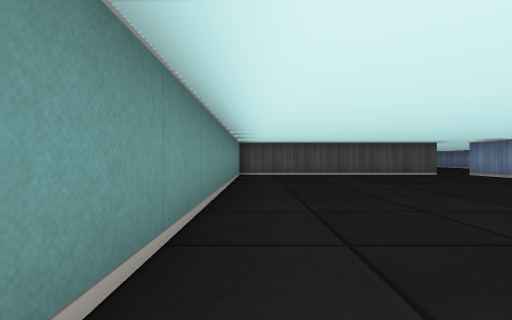
View 1 (above)

21 first-person views from a walk through a cub3D maze. The camera is about half as high as the walls, looks level and sees 85° across. The floor is counted in squares. Each view is taken from the middle of a square. On the plan, view 1 faces up. The plan holds only what a view shows up to about 9 squares ahead; the rest is blank. The place goes on beyond the plan.

View 2
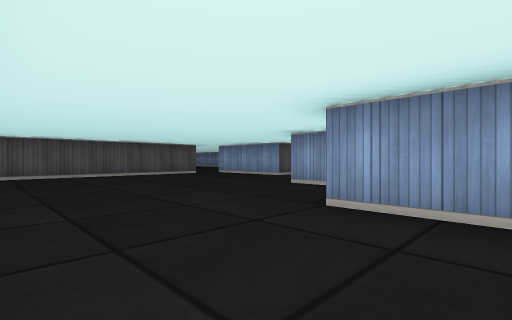

View 3
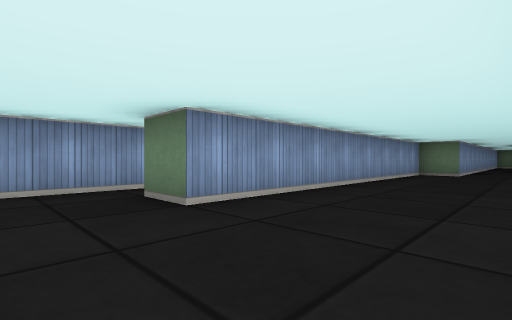

View 4
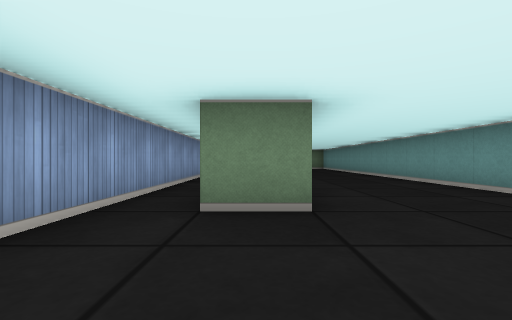

View 5
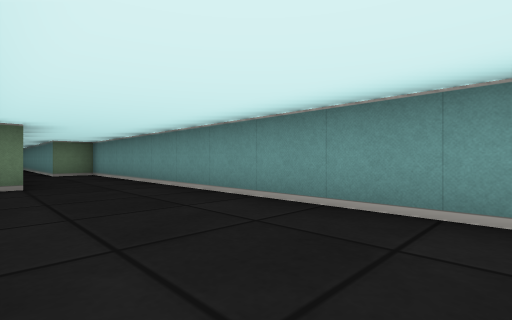

View 6
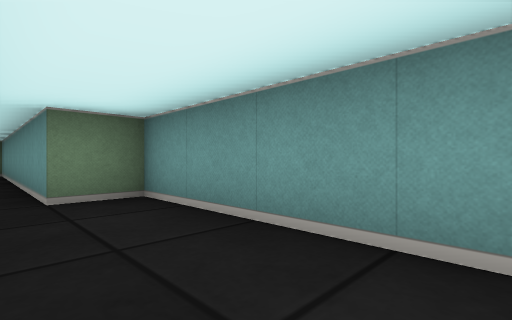

View 7
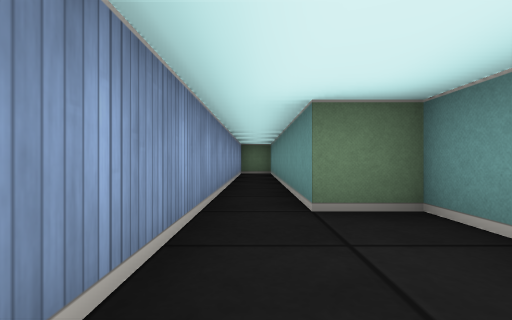

View 8
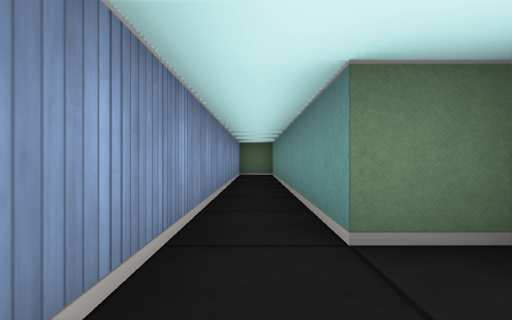

View 9
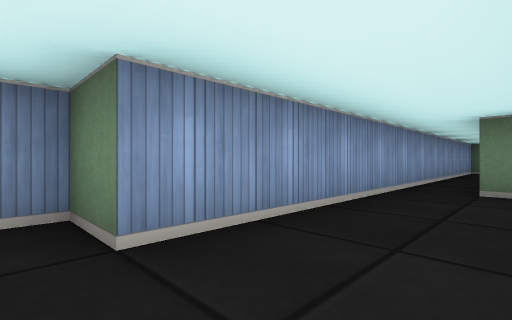

View 10
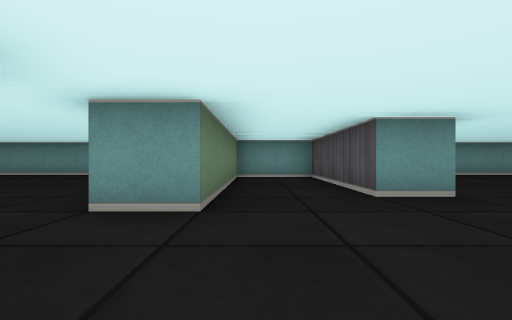

View 11
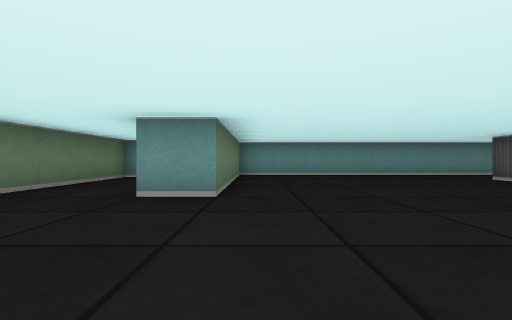

View 12
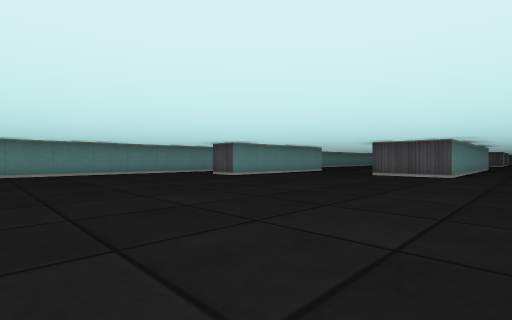

View 13
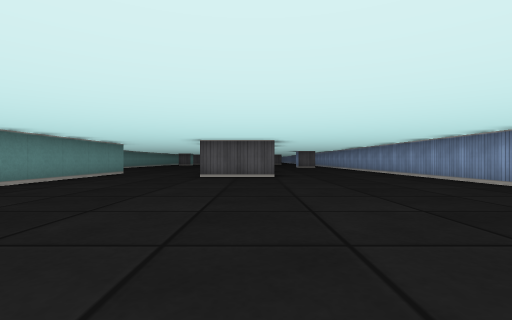

View 14
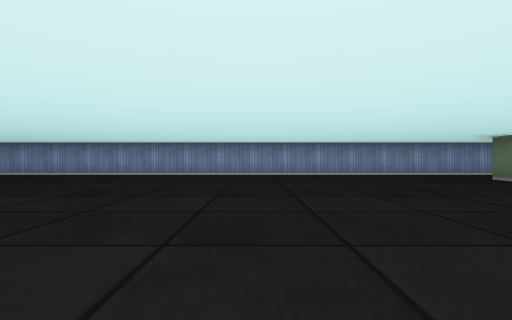

View 15
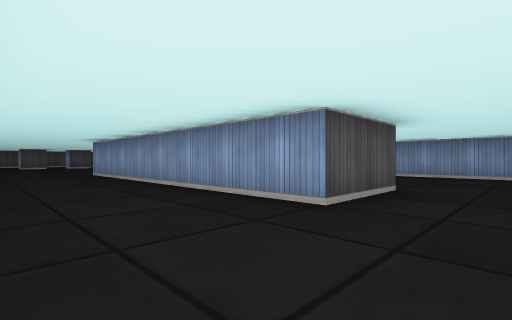

View 16
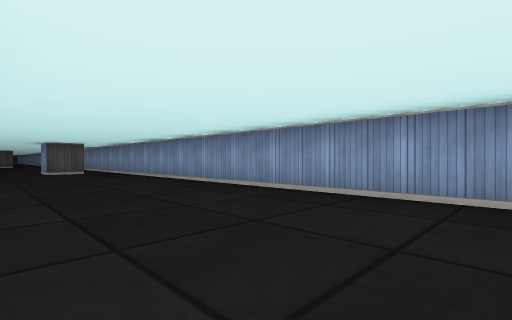

View 17
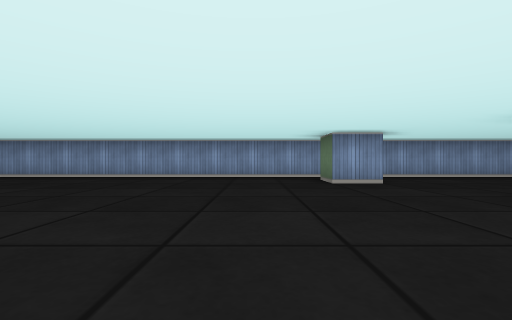

View 18
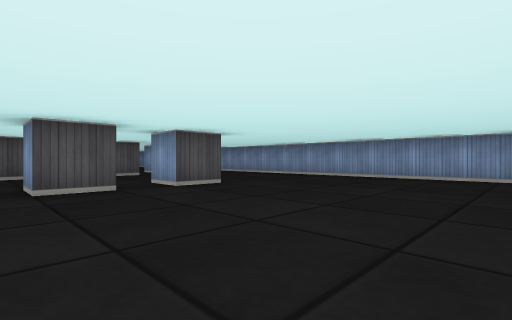

View 19
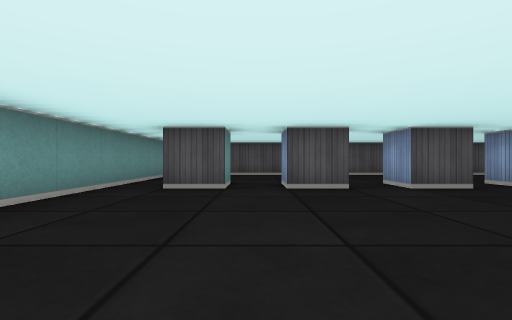

View 20
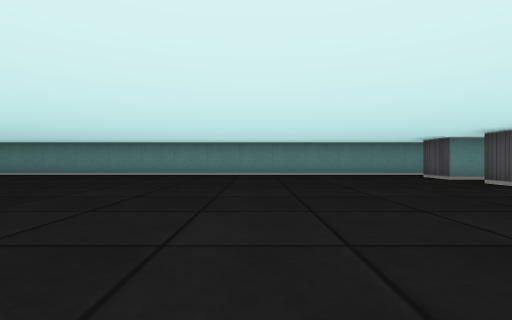

View 21
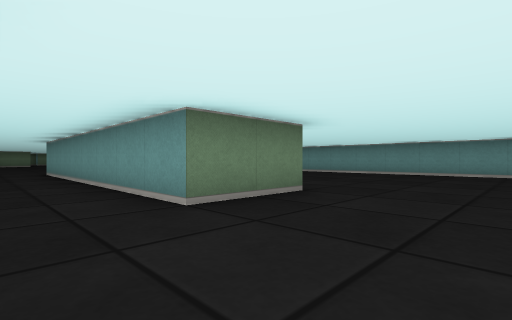

### Floor plan
Points are (right, up) in squares from view 1. A wall is a line through its corners. A room is listed if a view was taken in it or the views show most of it. See-through windows are left out.
Room 1 (views 1, 2, 3, 4, 5, 6, 7, 8, 9)
walls: (4.5, -3.4) (4.5, 3.5); (6.5, 5.5) (6.5, 8.5); (5.5, 8.5) (-0.5, 8.5) (-0.5, -10.5) (0.5, -10.5) (0.5, -17.5) (1.5, -17.5) (1.5, -6.5) (2.5, -6.5) (2.5, 1.5) (3.5, 1.5)
ways out: opening at (6, 9) to room 2
Room 2 (views 10, 11, 12, 13, 14, 15, 16, 17, 18, 19, 20, 21)
walls: (5.5, 29.5) (7.5, 29.5) (7.5, 21.5) (5.5, 21.5) (5.5, 29.5); (2.5, 23) (2.5, 18.5) (1.5, 18.5); (10.2, 30.5) (9.5, 30.5) (9.5, 31.5) (10.5, 31.5); (-0.5, 20.2) (-0.5, 12.5) (4.5, 12.5) (4.5, 11.5) (0.5, 11.5) (0.5, 9.5) (5.5, 9.5) (5.5, 8.5); (11.5, 31.2) (11.5, 39.9); (5.6, 37.5) (4.5, 37.5) (4.5, 38.5); (3.5, 37.5) (2.5, 37.5) (2.5, 38.4); (7.5, 37.5) (6.5, 37.5) (6.5, 38.5); (1.5, 38.5) (1.5, 37.5) (0.5, 37.5); (-0.5, 40.5) (-0.5, 25.1); (2.9, 41.5) (1.2, 41.5); (7.5, 41.5) (4.4, 41.5); (9, 10.5) (9.5, 10.5); (11.5, 8.8) (11.5, 29.6)
ways out: opening at (6, 9) to room 1; opening at (8, 42)

Where each view was taken, in squares from view 1:
view 1: 0 up, 0 right, facing up
view 2: 0 up, 0 right, facing up-right
view 3: 3 up, 0 right, facing down-right
view 4: 4 up, 3 right, facing down
view 5: 1 down, 2 right, facing down-left
view 6: 7 down, 1 right, facing down-left
view 7: 8 down, 1 right, facing down
view 8: 9 down, 1 right, facing down
view 9: 6 down, 0 right, facing down-right
view 10: 10 up, 8 right, facing left
view 11: 13 up, 8 right, facing left
view 12: 13 up, 9 right, facing up-left
view 13: 14 up, 7 right, facing up
view 14: 16 up, 3 right, facing right
view 15: 20 up, 3 right, facing up-right
view 16: 20 up, 8 right, facing up-right
view 17: 33 up, 4 right, facing right
view 18: 33 up, 4 right, facing up-right
view 19: 33 up, 2 right, facing up
view 20: 33 up, 8 right, facing left
view 21: 32 up, 9 right, facing down-left
